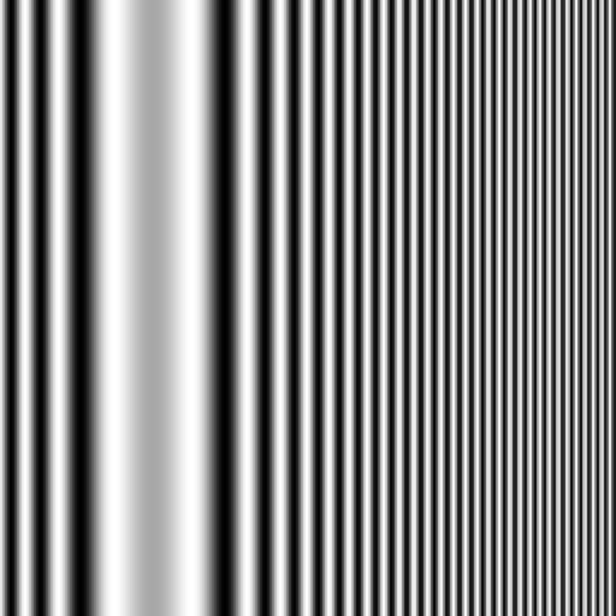
%> input picture Mesleki Seçmeli 1/Sayısal İşaret İşleme/ödevler/2024/ödev2/efe_girgin/ÇÖZÜM/19011095_EFE_GİRGİN_ÖDEV2/soru3/3b/img.png, 616 x 616 px
$ octave filterSecondApply.m   (GNU Octave 9; MATLAB toolbox functions it lacks are replaced by stand-ins)
%> lines starting %> are read from the running program, lines starting %| are printed output that depends on the picture
% Read the input image (assuming the file is in the current directory)
img = imread('img.png');
%> img is the input picture: size 616x616 uint8; min 0, max 255, mean 138.1

% Check if the image is RGB, convert it to grayscale
if size(img, 3) == 3
    img = rgb2gray(img);
end

% Define the filter kernel based on the coefficients
h = [1/16, -1/8, 1/16; -1/8, 1/4, -1/8; 1/16, -1/8, 1/16];

% Pad the filter to make it 5x5 as implied by the delta functions spacing
h_padded = padarray(h, [1 1], 0, 'both');

% Apply the filter to the image
filtered_img = conv2(double(img), double(h_padded), 'same');
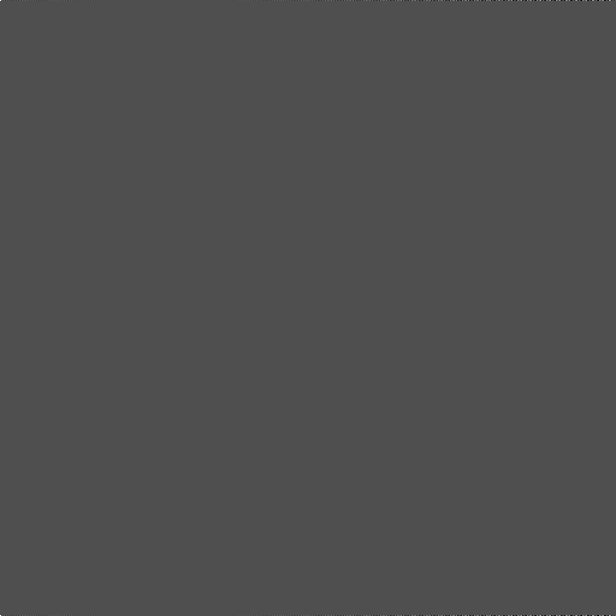
%> filtered_img: size 616x616 double; min -6.62, max 14.56, mean 8.4e-05; drawn with min black and max white

% Compute the 2D FFT of the filtered image
fft_img = fft2(filtered_img);
fft_img_shifted = fftshift(fft_img);

% Create a frequency mask according to the given specs
[nrows, ncols] = size(filtered_img);
%> nrows = 616; ncols = 616
[u, v] = meshgrid(-(ncols/2):(ncols/2 - 1), -(nrows/2):(nrows/2 - 1));
radius = sqrt(u.^2 + v.^2);
angle_mask = abs(atan2(v,u) - pi/4) < (pi/90); % 45 degrees tolerance

% Normalized frequency constraints
min_freq = 0.01 * nrows;
%> min_freq = 6.16
max_freq = 0.3 * nrows;
%> max_freq = 184.8

% Create a radial mask
freq_mask = (radius >= min_freq) & (radius <= max_freq);

% Combine angle and frequency masks
combined_mask = freq_mask & angle_mask;

% Apply the phase shift of 45 degrees
phase_shift = exp(1i * pi/4);
fft_img_shifted = fft_img_shifted .* combined_mask * phase_shift;

% Perform the inverse FFT
ifft_img_shifted = ifftshift(fft_img_shifted);
result_img = ifft2(ifft_img_shifted);

% Display the original and processed images
figure, imshow(img), title('Original Image');
figure, imshow(log(1 + abs(fftshift(fft2(double(img))))), []), title('FFT of Original Image');
figure, imshow(abs(result_img), []), title('Processed Image with Filter and Frequency Constraints');
%> after `imshow(abs(result_img), [])`:
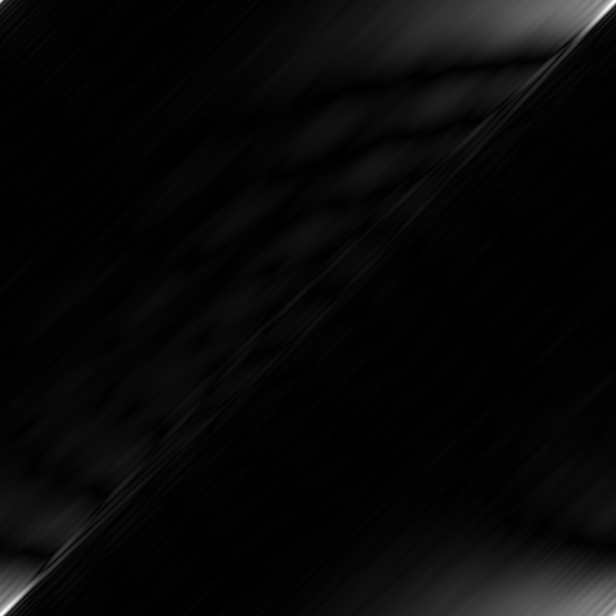
%> displayed picture: size 616x616, on the screen's scale of 0 to 255; min 0, max 255, mean 8.4
